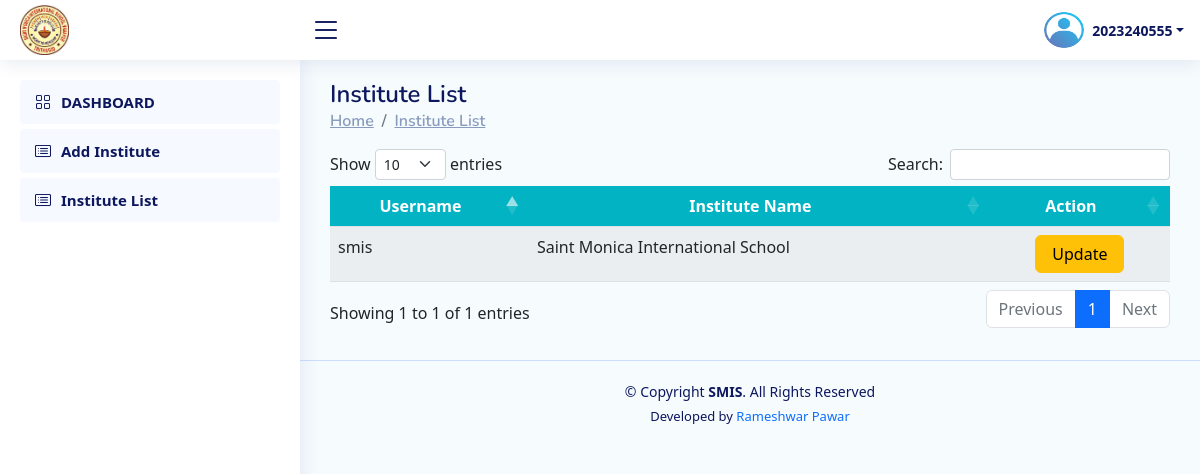
The app's page /Developer/institute_list/ (signed in) with its own data.
### Institute/models.py (models this page shows, shortened)
class CustomUser(AbstractUser):
    student_prn_no = models.BigIntegerField(null=True,unique=True)
    name = models.CharField(max_length=200,null=True)
    roll_no = models.CharField(max_length=20,null=True)
    class_name = models.CharField(max_length=50,null=True,choices=CLASS)
    division = models.CharField(max_length=10,null=True,choices=DIVISION)
    is_institute=models.BooleanField(default=False)
    is_staff=models.BooleanField(default=False)
    is_student=models.BooleanField(default=False)
    staff_id = models.CharField(max_length=10,null=True)
    designation=models.CharField(max_length=50,null=True,blank=True)
    email=models.EmailField(max_length=254,null=True,blank=True)
    gender=models.CharField(max_length=50,null=True,blank=True,choices=GENDER)

### Developer/views.py (the view)
# urls.py: path("institute_list/",views.institute_list,name="institute_list"),
def institute_list(request):
    institute=CustomUser.objects.filter(is_institute=True)
    return render(request,"developer__institute_list.html",{'institute':institute})

### Staff/views.py (called while the page is built)
def my_exam_list_object_for_base(request):
    if request.user.is_authenticated:
        exam = Exam.objects.filter(staff_id=request.user.staff_id).order_by('-id')
    else:
        exam={}
    return {'exam_list_data': exam}

### Developer/templates/developer__institute_list.html (shortened to what this page needs)
{% extends 'developer_base.html' %}
{% block content %}
<main id="main" class="main">
    <div class="pagetitle">
        <h1>Institute List</h1>
        <nav>
            <ol class="breadcrumb">
                <li class="breadcrumb-item"><a href="#">Home</a></li>
                <li class="breadcrumb-item"><a href="#">Institute List </a></li>
            </ol>
        </nav>
    <section class="section dashboard">
        <div class="row">
            <div class="col-lg-12">
                <div class="row">
                    <div class="container" style=" overflow:scroll;">
                        <table id="example" class="table table-striped " style="overflow:scroll; width:100%;min-width: max-content;">
                            <thead>
                                <tr style="background:#02B4C3;">
                                        <th scope="col" class="text-center text-white" style="">Username</th>
                                        <th scope="col" class="text-center text-white" style="">Institute Name</th>
                                        <th scope="col" class="text-center text-white" style="">Action</th>
                                </tr>
                            </thead>
                            <tbody>
                                {% if institute %}
                                {% for r in institute %}
                                <tr>
                                    <td>{{r.username}}</td>
                                    <td>{{r.name}}</td>
                                    <td>
                                    <center>
                                        <a href="{% url 'update_institute' r.id %}"
                                        class="btn btn-warning px-3">Update</a>
                                    </center>
                                    </td>
                                </tr>
                                {% endfor %}
                                {% endif %}
                            </tbody>
                        </table>
                    </div>
                </div>
            </div>
        </div>
    </section>
</main>
{% endblock content %}

### Developer/templates/developer_base.html (shortened to what this page needs)
{% load static %}
<!DOCTYPE html>
<html lang="en">
<head>
    <link href="https://unpkg.com/aos@2.3.1/dist/aos.css" rel="stylesheet">
    <link rel="stylesheet" href="https://cdn.jsdelivr.net/npm/bootstrap-icons@1.10.3/font/bootstrap-icons.css">
  <link rel="stylesheet" href="{% static 'css/base_style.css' %}">
<link rel="stylesheet" href="https://cdn.jsdelivr.net/npm/bootstrap@5.2.2/dist/css/bootstrap.min.css">
<link rel="stylesheet" href="https://cdn.datatables.net/1.11.3/css/dataTables.bootstrap5.min.css">
</head>
<body>
<header id="header" class="header fixed-top d-flex align-items-center">
  <div class="d-flex align-items-center justify-content-between">
      <a href="{% url 'index' %}" class="logo d-flex align-items-center">
          <center>
            <img src="{% static 'img/logo.jpg' %}" alt="IMS - Logo">
          </center>
      </a>
      <i class="bi bi-list toggle-sidebar-btn"></i>
  </div>
  <nav class="header-nav ms-auto">
      <ul class="d-flex align-items-center">
          <li class="nav-item dropdown pe-3 text-center  ">
              <a class="nav-link nav-profile d-flex align-items-center pe-0" href="#" data-bs-toggle="dropdown">
                <img src="{% static 'img/profile.png' %}" alt="Profile" class="rounded-circle" style="width:40px; height:40px;">
                <span class="d-none d-md-block dropdown-toggle ps-2"> {{request.user.username}}</span>
              </a>
          </li>
      </ul>
  </nav>
</header>
<aside id="sidebar" class="sidebar">
  <ul class="sidebar-nav" id="sidebar-nav">
    <li class="nav-item">
          <a class="nav-link " href="{% url 'developer_dashboard' %}">
              <i class="bi bi-grid"></i>
              <span>DASHBOARD</span>
          </a>
    </li>
      <li class="nav-item">
        <a class="nav-link " href="{% url 'institute_registration' %}">
          <i class="bi bi-card-list"></i>
            <span>Add Institute</span>
        </a>
      </li>
      <li class="nav-item">
        <a class="nav-link " href="{% url 'institute_list' %}">
          <i class="bi bi-card-list"></i>
            <span>Institute List</span>
        </a>
      </li>
  </ul>
</aside>
  {% block content %}
  {% endblock content %}
  <footer id="footer" class="footer text-center">
      <div class="copyright">
          &copy; Copyright <strong><span>SMIS</span></strong>. All Rights Reserved
      </div>
      <div class="credits">
          Developed by <a href="https://prameshwar4378.github.io/My_Portfolio/" style="text-decoration:none;">Rameshwar Pawar</a>
      </div>
  </footer>
</body>
</html>

### Developer/templates/developer_base.html (style rules this page uses)
body { background:#F6FBFE; }

### records on screen
CustomUser: user.username "2023240555"
CustomUser: username "smis", name "Saint Monica International School"
